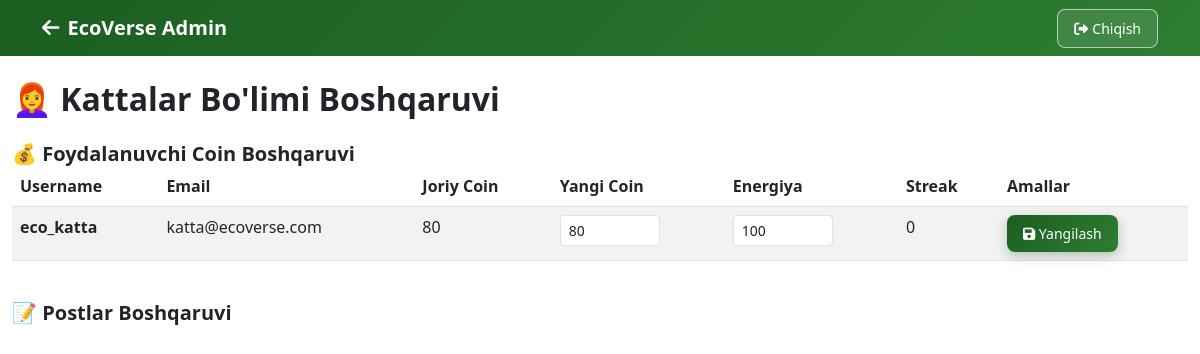
The app's page /admin/adult (signed in) with its own data.
### app.py (models this page shows)
class User(UserMixin, db.Model):
    id = db.Column(db.Integer, primary_key=True)
    username = db.Column(db.String(80), unique=True, nullable=False)
    email = db.Column(db.String(120), unique=True, nullable=False)
    password_hash = db.Column(db.String(200), nullable=False)
    role = db.Column(db.String(20), nullable=False, default='child')
    coins = db.Column(db.Integer, default=0)
    energy = db.Column(db.Integer, default=100)
    streak = db.Column(db.Integer, default=0)
    last_login = db.Column(db.DateTime)
    created_at = db.Column(db.DateTime, default=datetime.utcnow)
    avatar = db.Column(db.String(200), default='default.png')
    is_admin = db.Column(db.Boolean, default=False)

### app.py (the view)
@app.route('/admin/adult')
@login_required
def admin_adult():
    if not current_user.is_admin:
        flash('Sizga admin huquqi berilmagan!', 'error')
        return redirect(url_for('dashboard'))
    adult_users = User.query.filter_by(role='adult').all()
    return render_template('admin_adult.html',
                         user=current_user,
                         adult_users=adult_users)

### app.py (called while the page is built)
@login_manager.user_loader
def load_user(user_id):
    return User.query.get(int(user_id))

### templates/admin_adult.html (shortened to what this page needs)
<!DOCTYPE html>
<html lang="uz">
<head>
    <link href="https://cdn.jsdelivr.net/npm/bootstrap@5.3.0/dist/css/bootstrap.min.css" rel="stylesheet">
    <link rel="stylesheet" href="https://cdnjs.cloudflare.com/ajax/libs/font-awesome/6.0.0/css/all.min.css">
    <link rel="stylesheet" href="{{ url_for('static', filename='css/eco-style.css') }}">
</head>
<body>
    <nav class="navbar navbar-expand-lg navbar-dark" style="background: linear-gradient(135deg, #1B5E20, #2E7D32);">
        <div class="container">
            <a class="navbar-brand fw-bold" href="{{ url_for('admin_dashboard') }}">
                <i class="fas fa-arrow-left me-2"></i>EcoVerse Admin
            </a>
            <div class="navbar-nav ms-auto">
                <a class="btn btn-outline-light btn-sm" href="{{ url_for('admin_logout') }}">
                    <i class="fas fa-sign-out-alt me-1"></i>Chiqish
                </a>
            </div>
        </div>
    </nav>
    <div class="container-fluid mt-4">
        <div class="row">
            <div class="col-12">
                <h2 class="fw-bold mb-4">👩‍🦰 Kattalar Bo'limi Boshqaruvi</h2>
                <div class="eco-card mb-4">
                    <div class="card-header">
                        <h5 class="fw-bold mb-0">💰 Foydalanuvchi Coin Boshqaruvi</h5>
                    </div>
                    <div class="card-body">
                        <div class="table-responsive">
                            <table class="table table-striped">
                                <thead>
                                    <tr>
                                        <th>Username</th>
                                        <th>Email</th>
                                        <th>Joriy Coin</th>
                                        <th>Yangi Coin</th>
                                        <th>Energiya</th>
                                        <th>Streak</th>
                                        <th>Amallar</th>
                                    </tr>
                                </thead>
                                <tbody>
                                    {% for user in adult_users %}
                                    <tr>
                                        <td><strong>{{ user.username }}</strong></td>
                                        <td>{{ user.email }}</td>
                                        <td>{{ user.coins }}</td>
                                        <td>
                                            <input type="number" class="form-control form-control-sm coins-input"
                                                   value="{{ user.coins }}" data-user-id="{{ user.id }}"
                                                   style="width: 100px;">
                                        </td>
                                        <td>
                                            <input type="number" class="form-control form-control-sm energy-input"
                                                   value="{{ user.energy }}" data-user-id="{{ user.id }}"
                                                   style="width: 100px;">
                                        </td>
                                        <td>{{ user.streak }}</td>
                                        <td>
                                            <button class="btn btn-sm btn-success update-user" data-user-id="{{ user.id }}">
                                                <i class="fas fa-save"></i> Yangilash
                                            </button>
                                        </td>
                                    </tr>
                                    {% endfor %}
                                </tbody>
                            </table>
                        </div>
                    </div>
                </div>
                <div class="eco-card">
                    <div class="card-header">
                        <h5 class="fw-bold mb-0">📝 Postlar Boshqaruvi</h5>
                    </div>
                </div>
            </div>
        </div>
    </div>
</body>
</html

### static/css/eco-style.css (style rules this page uses)
:root { --header-green: #1B5E20; --header-green-dark: #145218; --header-green-light: #2E7D32; --button-green: #1B5E20; --button-green-hover: #145218; --button-green-light: #2E7D32; --primary-color: #1B5E20; --secondary-color: #2E7D32; --accent-color: #4CAF50; --light-green: #E8F5E8; --very-light-green: #F1F8E9; }
.btn-success { background: linear-gradient(135deg, #1B5E20, #2E7D32) !important; border: none !important; color: white !important; border-radius: 10px; padding: 10px 20px; font-weight: 500; transition: all 0.3s ease; box-shadow: 0 4px 12px rgba(27, 94, 32, 0.3); }
.btn-sm { padding: 8px 16px !important; font-size: 0.875rem; border-radius: 8px; }
.btn-sm.btn-eco, .btn-sm.btn-primary, .btn-sm.btn-success { padding: 8px 16px !important; }
.navbar .btn { border-radius: 8px; font-weight: 500; padding: 8px 16px; transition: all 0.3s ease; }
.navbar .btn-outline-light { border: 1px solid rgba(255, 255, 255, 0.6); color: white; background: rgba(255, 255, 255, 0.1); }

### records on screen
User: username "eco_katta", email "katta@ecoverse.com", coins "80", energy "100", streak "0"
